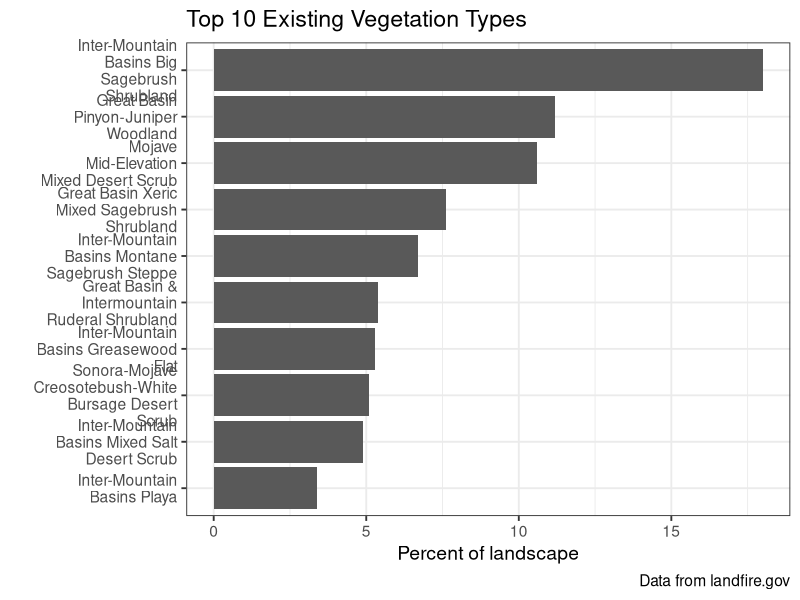
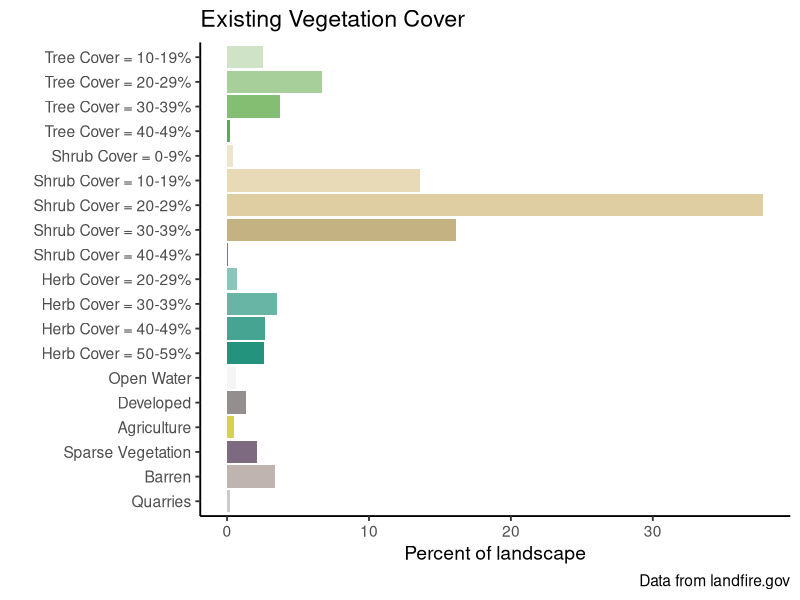
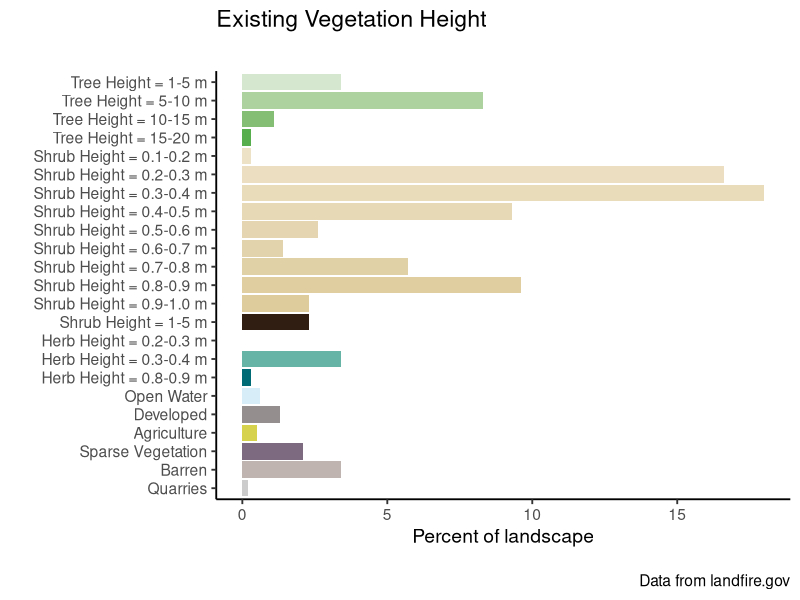

Write the R code that produced these figures, in order.
## ---- chunk 1
library(tidyverse)

## ---- chunk 2
#| echo: false
evtname <- read_csv(file = "data/evt_aoi_attributes.csv") |> 
  group_by(EVT_NAME) |> 
  summarize(ACRES = sum(ACRES),
            REL_PERCENT = sum(REL_PERCENT)) |> 
  arrange(desc(REL_PERCENT)) |> 
  filter(!EVT_NAME %in% c("Open Water","Developed-Roads")) |> 
  top_n(n = 10, wt = REL_PERCENT)

# plot
evtChart <-
  ggplot(data = evtname, aes(x = EVT_NAME, y = REL_PERCENT)) +
  geom_bar(stat = "identity") +
  labs(
    title = "Top 10 Existing Vegetation Types",
    caption = "Data from landfire.gov",
    x = "",
    y = "Percent of landscape") +
  scale_x_discrete(limits = rev(evtname$EVT_NAME),
                   labels = function(x) str_wrap(x, width = 18)) +
  coord_flip() +
  theme_bw(base_size = 14)



evtChart
## ---- chunk 3
evcname <- read.csv("data/evc_aoi_attributes.csv") %>% 
  mutate(type = if_else(Value %in% 11, "Open Water",
                                             if_else(Value %in% 12, "Snow / Ice",
                                                     if_else(Value %in% c(13:25), "Developed",
                                                             if_else(Value %in% 31, "Barren",
                                                                     if_else(Value %in% c(60:70), "Agriculture",
                                                                             if_else(Value %in% 32, "Quarries",
                                                                                     if_else(Value %in% 100, "Sparse Vegetation",
                                                                                             if_else(Value %in% c(101:199), "Tree",
                                                                                                     if_else(Value %in% c(201:299), "Shrub",
                                                                                                             if_else(Value %in% c(301:399), "Herb",
                                                                                                                     "Other")))))))))))



# create reverse substr() function
revSubstr <- function(x, start, stop) {
  x <- strsplit(x, "")
  sapply(x, 
         function(x) paste(rev(rev(x)[start:stop]), collapse = ""), 
         USE.NAMES = FALSE)  }

# create cover column based on 2nd and 3rd to last Values of classname
# if "Other" type, make 0
evcname <- evcname %>% mutate(cover = as.numeric(if_else(Value > 100,
                                                         revSubstr(evcname$CLASSNAMES, start = 2, stop = 3),
                                                         "0")))

# create bin breaks for grouping
breaks <- seq(0, 100, 10)
# create intervals for grouping and summarize
# also create factor order for "type"
evcgroup <- evcname %>%
  mutate(interval = cut(cover,
                        breaks, 
                        include.lowest = TRUE, 
                        right = T,
                        labels = c("0-9", "10-19", "20-29", "30-39", "40-49", "50-59", "60-69", "70-79", 
                                   "80-89", "90-100")),
         type = factor(type, levels = c("Tree", "Shrub", "Herb", "Open Water", "Snow / Ice", "Developed", "Agriculture", "Sparse Vegetation", "Barren", "Quarries", "Other"))) %>%
  group_by(type, interval) %>%
  summarize(COUNT = sum(Freq),
            acres = sum(ACRES),
            rel_percent = sum(REL_PERCENT))

# add label and legend names based on condition
evcgroup <- evcgroup %>% mutate(label = if_else(type %in% c("Tree", "Shrub", "Herb"),
                                                paste0(type, " Cover = ", interval, "%"), as.character(type)),
                                legend = if_else(type %in% c("Tree", "Shrub", "Herb", "Open Water"),
                                                 type, as.factor("Other")))

# turn current label order to factors
evclabel.list <- evcgroup$label
evcgroup <- evcgroup %>% mutate(label = fct_rev(factor(label, evclabel.list)))

# join in custom cols column to color bars by specific label

evc_group_cols <- read.csv("data/evc_group_acc.csv")

evcgroup <- left_join(evcgroup, evc_group_cols, by = "label")

evcgroup$label <- factor(evcgroup$label, levels = rev(evcgroup$label))

evcgroup <- evcgroup %>%
  filter(rel_percent > 0.01)

# plot
evcChart <-
  ggplot(data = evcgroup, aes(x = label, y = rel_percent, fill = colors)) +
  geom_bar(stat = "identity") +
  labs(
    title = "Existing Vegetation Cover",
    caption = "Data from landfire.gov",
    x = "",
    y = "Percent of landscape") +
  scale_fill_identity() +
  coord_flip() +
  theme_classic(base_size = 14) +
  theme(legend.position = "none") 


evcChart

## ---- chunk 4

# load evh attribute table
evhname <- read.csv(file = "data/evh_aoi_attributes.csv") %>% 
  mutate(type = if_else(Value %in% 11, "Open Water",
                                             if_else(Value %in% 12, "Snow / Ice",
                                                     if_else(Value %in% c(13:25), "Developed",
                                                             if_else(Value %in% 31, "Barren",
                                                                     if_else(Value %in% c(60:70), "Agriculture",
                                                                             if_else(Value %in% 32, "Quarries",
                                                                                     if_else(Value %in% 100, "Sparse Vegetation",
                                                                                             if_else(Value %in% c(101:199), "Tree",
                                                                                                     if_else(Value %in% c(201:299), "Shrub",
                                                                                                             if_else(Value %in% c(301:399), "Herb",
                                                                                                                     "Other"))))))))))) %>%
  mutate(height_m = if_else(type %in% "Tree", (Value -100),
                            if_else(type %in% "Shrub", ((Value - 200) / 10),
                                    if_else(type %in% "Herb", ((Value - 300) / 10), 0))) %>%
           as.character() %>% as.numeric())

# create bin breaks for grouping
breaks <- c(0, 0.1, 0.2, 0.3, 0.4, 0.5, 0.6, 0.7, 0.8, 0.9, 1, 5, 10, 15, 20, 25, 30, 35, 40, 45, 50, 55, 60, 65, 70, 75, 80, 85, 90, 95, 100)

# create intervals for grouping and summarize
# also create factor order for "type"
evhgroup <- evhname %>%
  mutate(interval = cut(height_m,
                        breaks, 
                        include.lowest = TRUE, 
                        right = F,
                        labels = c("0", "0.1-0.2", "0.2-0.3", "0.3-0.4" ,"0.4-0.5", "0.5-0.6", "0.6-0.7", "0.7-0.8", "0.8-0.9", "0.9-1.0", "1-5", "5-10", "10-15", "15-20", "20-25", "25-30", "30-35", "35-40", "40-45", "45-50", "50-55", "55-60", "60-65", "65-70", "70-75", "75-80", "80-85", "85-90", "90-95", "95-100")),
         type = factor(type, levels = c("Tree", "Shrub", "Herb", "Open Water", "Snow / Ice", "Developed", "Agriculture", "Sparse Vegetation", "Barren", "Quarries", "Other"))) %>%
  group_by(type, interval) %>%
  summarise(COUNT = sum(Freq),
            acres = sum(ACRES),
            rel_percent = sum(REL_PERCENT))



# add label and legend names based on condition
evhgroup <- evhgroup %>% mutate(label = if_else(type %in% c("Tree", "Shrub", "Herb"),
                                                paste0(type, " Height = ", interval, " m"), as.character(type)),
                                legend = if_else(type %in% c("Tree", "Shrub", "Herb", "Open Water"),
                                                 type, as.factor("Other")))
# turn current label order to factors
evhlabel.list <- evhgroup$label
evhgroup <- evhgroup %>% mutate(label = fct_rev(factor(label, evhlabel.list)))


# join in custom cols column to color bars by specific label

evh_group_cols <- read.csv("data/evh_group_acc.csv")

evhgroup <- left_join(evhgroup, evh_group_cols, by = "label")

evhgroup$label <- factor(evhgroup$label, levels = rev(evhgroup$label))

evhgroup <- evhgroup %>%
  filter(rel_percent > 0.01)


# plot
evhChart <-
ggplot(data = evhgroup, aes(x = label, y = rel_percent, fill = colors)) +
  geom_bar(stat = "identity") +
  labs(
    title = "Existing Vegetation Height",
    subtitle = "",
    caption = "\nData from landfire.gov",
    x = "",
    y = "Percent of landscape") +
  scale_fill_identity() +
  coord_flip() +
  theme_classic(base_size = 14)

evhChart



# plot with original color scheme
# evhChart <-
# ggplot(data = evhgroup, aes(x = label, y = REL_PERCENT, fill = legend)) +
#   geom_bar(stat = "identity") +
#   labs(
#     title = "Existing Vegetation Height",
#     subtitle = "landscape_name",
#     caption = "Data from landfire.gov.",
#     x = "",
#     y = "percent of landscape") +
#   scale_fill_manual(Values = cols, name = "") +
#   coord_flip() +
#   theme_bw()
# 
# evhChart





